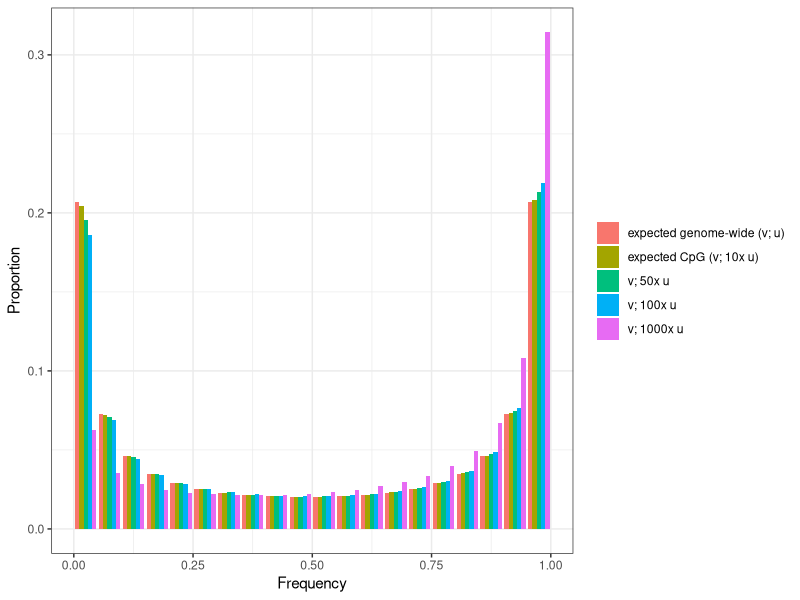

Write the R code that produced this figure.
library(ggplot2)

## Supplementary figure S3

eqWF <- function(x, ne, mrate1, mrate2, s){
  return((exp(x*ne*s))*(x**(ne*mrate1-1))*((1-x)**(ne*mrate2-1)))
}

xs = seq(0.025, 0.975, by = 0.05)

nes=0
dist=eqWF(xs, 40000, 0.67*1.29*(10**(-8)),0.33*1.29*(10**(-8)),nes/40000)
dist2=eqWF(xs, 40000, 11.61*(10**(-8)),0,nes/40000)
dist3=eqWF(xs, 40000, 5*11.61*(10**(-8)),0,nes/40000)
dist4=eqWF(xs, 40000, 110.61*(10**(-8)),0,nes/40000)
dist5=eqWF(xs, 40000, 1100.61*(10**(-8)),0,nes/40000)

df <- data.frame(freq = rep(xs,5),
                 dist = c(dist/sum(dist), dist2/sum(dist2), dist3/sum(dist3), dist4/sum(dist4), dist5/sum(dist5)),
                 SFS = c(rep("expected genome-wide (v; u)",20),rep("expected CpG (v; 10x u)",20),rep("v; 50x u",20),rep("v; 100x u",20),rep("v; 1000x u",20)))
df$SFS <- factor(df$SFS, levels = c("expected genome-wide (v; u)", "expected CpG (v; 10x u)", "v; 50x u", "v; 100x u", "v; 1000x u"))

fS3 <- ggplot(df, aes(x=freq, y=dist, fill=SFS)) + geom_bar(position="dodge", stat="identity") + theme_bw() + xlab("Frequency") +
      ylab("Proportion") +theme(legend.title = element_blank())

ggsave("figS3.pdf", fS3, width=15, height=8, units = "cm")
